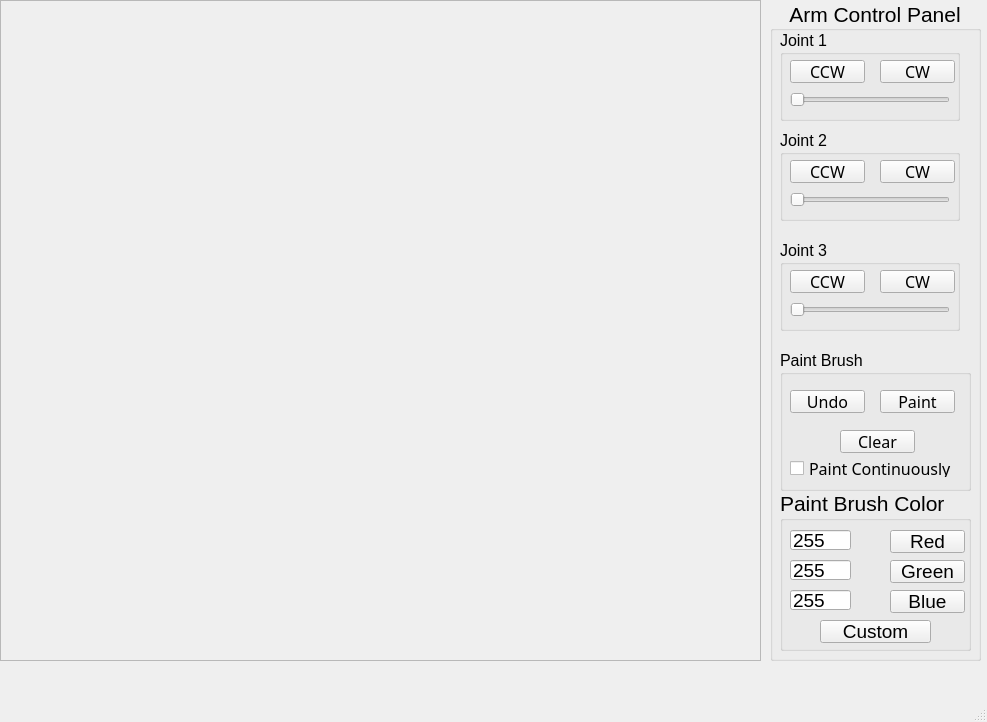
<?xml version="1.0" encoding="UTF-8"?>
<ui version="4.0">
 <class>MainWindow</class>
 <widget class="QMainWindow" name="MainWindow">
  <property name="geometry">
   <rect>
    <x>0</x>
    <y>0</y>
    <width>987</width>
    <height>722</height>
   </rect>
  </property>
  <property name="windowTitle">
   <string>MainWindow</string>
  </property>
  <widget class="QWidget" name="centralwidget">
   <property name="font">
    <font>
     <family>Microsoft JhengHei UI</family>
    </font>
   </property>
   <widget class="QGroupBox" name="groupBox">
    <property name="geometry">
     <rect>
      <x>770</x>
      <y>0</y>
      <width>211</width>
      <height>661</height>
     </rect>
    </property>
    <property name="font">
     <font>
      <family>Microsoft JhengHei UI</family>
      <pointsize>16</pointsize>
     </font>
    </property>
    <property name="title">
     <string>Arm Control Panel</string>
    </property>
    <property name="alignment">
     <set>Qt::AlignCenter</set>
    </property>
    <property name="flat">
     <bool>false</bool>
    </property>
    <widget class="QGroupBox" name="groupBox1">
     <property name="geometry">
      <rect>
       <x>10</x>
       <y>30</y>
       <width>180</width>
       <height>91</height>
      </rect>
     </property>
     <property name="font">
      <font>
       <family>Microsoft JhengHei UI</family>
       <pointsize>12</pointsize>
       <weight>50</weight>
       <bold>false</bold>
       <underline>false</underline>
      </font>
     </property>
     <property name="title">
      <string>Joint 1</string>
     </property>
     <widget class="QPushButton" name="pushButtonCCW1">
      <property name="geometry">
       <rect>
        <x>10</x>
        <y>30</y>
        <width>75</width>
        <height>23</height>
       </rect>
      </property>
      <property name="font">
       <font>
        <family>Microsoft JhengHei Light</family>
        <pointsize>12</pointsize>
        <weight>50</weight>
        <bold>false</bold>
       </font>
      </property>
      <property name="text">
       <string>CCW</string>
      </property>
     </widget>
     <widget class="QPushButton" name="pushButtonCW1">
      <property name="geometry">
       <rect>
        <x>100</x>
        <y>30</y>
        <width>75</width>
        <height>23</height>
       </rect>
      </property>
      <property name="font">
       <font>
        <family>Microsoft JhengHei Light</family>
        <pointsize>12</pointsize>
        <weight>50</weight>
        <bold>false</bold>
       </font>
      </property>
      <property name="text">
       <string>CW</string>
      </property>
     </widget>
     <widget class="QSlider" name="horizontalSlider">
      <property name="geometry">
       <rect>
        <x>10</x>
        <y>60</y>
        <width>160</width>
        <height>20</height>
       </rect>
      </property>
      <property name="orientation">
       <enum>Qt::Horizontal</enum>
      </property>
      <property name="tickInterval">
       <number>1</number>
      </property>
     </widget>
    </widget>
    <widget class="QGroupBox" name="groupBox2">
     <property name="geometry">
      <rect>
       <x>10</x>
       <y>130</y>
       <width>180</width>
       <height>91</height>
      </rect>
     </property>
     <property name="font">
      <font>
       <family>Microsoft JhengHei UI</family>
       <pointsize>12</pointsize>
       <weight>50</weight>
       <bold>false</bold>
      </font>
     </property>
     <property name="title">
      <string>Joint 2</string>
     </property>
     <widget class="QPushButton" name="pushButtonCCW2">
      <property name="geometry">
       <rect>
        <x>10</x>
        <y>30</y>
        <width>75</width>
        <height>23</height>
       </rect>
      </property>
      <property name="font">
       <font>
        <family>Microsoft JhengHei Light</family>
        <pointsize>12</pointsize>
        <weight>50</weight>
        <bold>false</bold>
       </font>
      </property>
      <property name="text">
       <string>CCW</string>
      </property>
     </widget>
     <widget class="QPushButton" name="pushButtonCW2">
      <property name="geometry">
       <rect>
        <x>100</x>
        <y>30</y>
        <width>75</width>
        <height>23</height>
       </rect>
      </property>
      <property name="font">
       <font>
        <family>Microsoft JhengHei Light</family>
        <pointsize>12</pointsize>
        <weight>50</weight>
        <bold>false</bold>
       </font>
      </property>
      <property name="text">
       <string>CW</string>
      </property>
     </widget>
     <widget class="QSlider" name="horizontalSlider_2">
      <property name="geometry">
       <rect>
        <x>10</x>
        <y>60</y>
        <width>160</width>
        <height>20</height>
       </rect>
      </property>
      <property name="orientation">
       <enum>Qt::Horizontal</enum>
      </property>
      <property name="tickInterval">
       <number>1</number>
      </property>
     </widget>
    </widget>
    <widget class="QGroupBox" name="groupBox3">
     <property name="geometry">
      <rect>
       <x>10</x>
       <y>240</y>
       <width>180</width>
       <height>91</height>
      </rect>
     </property>
     <property name="font">
      <font>
       <family>Microsoft JhengHei UI</family>
       <pointsize>12</pointsize>
       <weight>50</weight>
       <bold>false</bold>
      </font>
     </property>
     <property name="title">
      <string>Joint 3</string>
     </property>
     <widget class="QPushButton" name="pushButtonCCW3">
      <property name="geometry">
       <rect>
        <x>10</x>
        <y>30</y>
        <width>75</width>
        <height>23</height>
       </rect>
      </property>
      <property name="font">
       <font>
        <family>Microsoft JhengHei Light</family>
        <pointsize>12</pointsize>
        <weight>50</weight>
        <bold>false</bold>
       </font>
      </property>
      <property name="text">
       <string>CCW</string>
      </property>
     </widget>
     <widget class="QPushButton" name="pushButtonCW3">
      <property name="geometry">
       <rect>
        <x>100</x>
        <y>30</y>
        <width>75</width>
        <height>23</height>
       </rect>
      </property>
      <property name="font">
       <font>
        <family>Microsoft JhengHei Light</family>
        <pointsize>12</pointsize>
        <weight>50</weight>
        <bold>false</bold>
       </font>
      </property>
      <property name="text">
       <string>CW</string>
      </property>
     </widget>
     <widget class="QSlider" name="horizontalSlider_3">
      <property name="geometry">
       <rect>
        <x>10</x>
        <y>60</y>
        <width>160</width>
        <height>20</height>
       </rect>
      </property>
      <property name="orientation">
       <enum>Qt::Horizontal</enum>
      </property>
      <property name="tickInterval">
       <number>1</number>
      </property>
     </widget>
    </widget>
    <widget class="QGroupBox" name="groupBox4">
     <property name="geometry">
      <rect>
       <x>10</x>
       <y>350</y>
       <width>191</width>
       <height>141</height>
      </rect>
     </property>
     <property name="font">
      <font>
       <family>Microsoft JhengHei UI</family>
       <pointsize>12</pointsize>
       <weight>50</weight>
       <bold>false</bold>
      </font>
     </property>
     <property name="title">
      <string>Paint Brush</string>
     </property>
     <widget class="QPushButton" name="pushButtonPaint">
      <property name="geometry">
       <rect>
        <x>100</x>
        <y>40</y>
        <width>75</width>
        <height>23</height>
       </rect>
      </property>
      <property name="font">
       <font>
        <family>Microsoft JhengHei Light</family>
        <pointsize>12</pointsize>
        <weight>50</weight>
        <bold>false</bold>
       </font>
      </property>
      <property name="text">
       <string>Paint</string>
      </property>
     </widget>
     <widget class="QPushButton" name="pushButtonUndo">
      <property name="geometry">
       <rect>
        <x>10</x>
        <y>40</y>
        <width>75</width>
        <height>23</height>
       </rect>
      </property>
      <property name="font">
       <font>
        <family>Microsoft JhengHei Light</family>
        <pointsize>12</pointsize>
        <weight>50</weight>
        <bold>false</bold>
       </font>
      </property>
      <property name="text">
       <string>Undo</string>
      </property>
     </widget>
     <widget class="QPushButton" name="pushButtonClear">
      <property name="geometry">
       <rect>
        <x>60</x>
        <y>80</y>
        <width>75</width>
        <height>23</height>
       </rect>
      </property>
      <property name="font">
       <font>
        <family>Microsoft YaHei Light</family>
        <pointsize>12</pointsize>
        <weight>50</weight>
        <bold>false</bold>
       </font>
      </property>
      <property name="text">
       <string>Clear</string>
      </property>
     </widget>
     <widget class="QCheckBox" name="checkBox">
      <property name="geometry">
       <rect>
        <x>10</x>
        <y>110</y>
        <width>181</width>
        <height>17</height>
       </rect>
      </property>
      <property name="font">
       <font>
        <family>Microsoft JhengHei Light</family>
        <pointsize>12</pointsize>
        <weight>50</weight>
        <bold>false</bold>
       </font>
      </property>
      <property name="text">
       <string>Paint Continuously</string>
      </property>
     </widget>
    </widget>
    <widget class="QGroupBox" name="groupBox5">
     <property name="geometry">
      <rect>
       <x>10</x>
       <y>490</y>
       <width>191</width>
       <height>161</height>
      </rect>
     </property>
     <property name="title">
      <string>Paint Brush Color</string>
     </property>
     <widget class="QPushButton" name="redButton">
      <property name="geometry">
       <rect>
        <x>110</x>
        <y>40</y>
        <width>75</width>
        <height>23</height>
       </rect>
      </property>
      <property name="font">
       <font>
        <pointsize>14</pointsize>
       </font>
      </property>
      <property name="text">
       <string>Red</string>
      </property>
     </widget>
     <widget class="QPushButton" name="greenButton">
      <property name="geometry">
       <rect>
        <x>110</x>
        <y>70</y>
        <width>75</width>
        <height>23</height>
       </rect>
      </property>
      <property name="font">
       <font>
        <pointsize>14</pointsize>
       </font>
      </property>
      <property name="text">
       <string>Green</string>
      </property>
     </widget>
     <widget class="QPushButton" name="blueButton">
      <property name="geometry">
       <rect>
        <x>110</x>
        <y>100</y>
        <width>75</width>
        <height>23</height>
       </rect>
      </property>
      <property name="font">
       <font>
        <pointsize>14</pointsize>
       </font>
      </property>
      <property name="text">
       <string>Blue</string>
      </property>
     </widget>
     <widget class="QLineEdit" name="redEdit">
      <property name="geometry">
       <rect>
        <x>10</x>
        <y>40</y>
        <width>61</width>
        <height>20</height>
       </rect>
      </property>
      <property name="font">
       <font>
        <pointsize>14</pointsize>
       </font>
      </property>
      <property name="text">
       <string>255</string>
      </property>
      <property name="maxLength">
       <number>255</number>
      </property>
     </widget>
     <widget class="QLineEdit" name="greenEdit">
      <property name="geometry">
       <rect>
        <x>10</x>
        <y>70</y>
        <width>61</width>
        <height>20</height>
       </rect>
      </property>
      <property name="font">
       <font>
        <pointsize>14</pointsize>
       </font>
      </property>
      <property name="text">
       <string>255</string>
      </property>
     </widget>
     <widget class="QLineEdit" name="blueEdit">
      <property name="geometry">
       <rect>
        <x>10</x>
        <y>100</y>
        <width>61</width>
        <height>20</height>
       </rect>
      </property>
      <property name="font">
       <font>
        <pointsize>14</pointsize>
       </font>
      </property>
      <property name="text">
       <string>255</string>
      </property>
     </widget>
     <widget class="QPushButton" name="customButton">
      <property name="geometry">
       <rect>
        <x>40</x>
        <y>130</y>
        <width>111</width>
        <height>23</height>
       </rect>
      </property>
      <property name="font">
       <font>
        <pointsize>14</pointsize>
       </font>
      </property>
      <property name="text">
       <string>Custom</string>
      </property>
     </widget>
    </widget>
    <zorder>groupBox5</zorder>
    <zorder>groupBox1</zorder>
    <zorder>groupBox2</zorder>
    <zorder>groupBox3</zorder>
    <zorder>groupBox4</zorder>
   </widget>
   <widget class="QFrame" name="frame">
    <property name="geometry">
     <rect>
      <x>0</x>
      <y>0</y>
      <width>761</width>
      <height>661</height>
     </rect>
    </property>
    <property name="frameShape">
     <enum>QFrame::StyledPanel</enum>
    </property>
    <property name="frameShadow">
     <enum>QFrame::Raised</enum>
    </property>
   </widget>
  </widget>
  <widget class="QMenuBar" name="menubar">
   <property name="geometry">
    <rect>
     <x>0</x>
     <y>0</y>
     <width>987</width>
     <height>21</height>
    </rect>
   </property>
  </widget>
  <widget class="QStatusBar" name="statusbar"/>
 </widget>
 <resources/>
 <connections/>
</ui>
